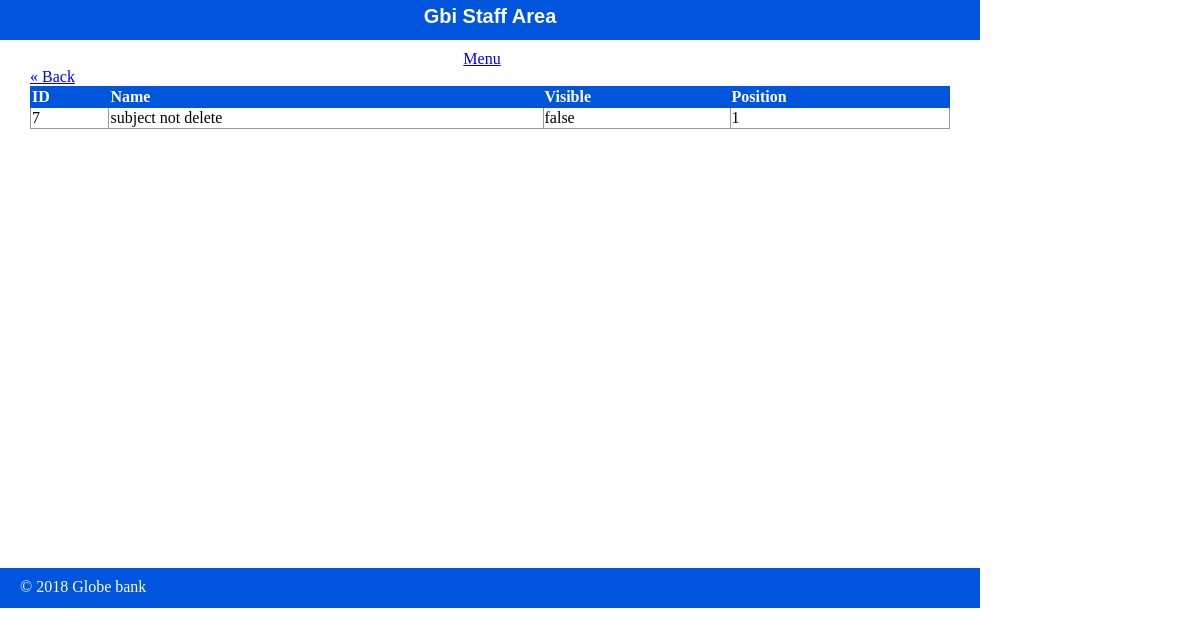
The page /staff/subjects/show.php?id=7 on the database its author committed.
### tables this page shows
CREATE TABLE `subjects` (
  `id` int(11) NOT NULL,
  `menu_name` varchar(255) DEFAULT NULL,
  `position` int(3) DEFAULT NULL,
  `visible` tinyint(1) DEFAULT NULL
);

### private/functions.php (called while the page is built, shortened)
<?php
function url_for($script_path){
  return WWW_ROOT . $script_path;
}
?>

### private/query_functions.php (called while the page is built, shortened)
<?php
  function find_subject_by_id($id){
    global $db;
    $sql = "SELECT * FROM subjects ";
    $sql .= "WHERE id='" . $id . "'";
    $result = mysqli_query($db, $sql);
    $subject = mysqli_fetch_assoc($result);
    return $subject;
  }
 ?>

### public/staff/subjects/show.php (the view, shortened to what this page needs)
<?php
  $id = $_GET['id'] ?? '1';
  $subject = find_subject_by_id($id);
 ?>
<?php include(SHARED_PATH . '/staff_header.php');?>
<div id="content">
<a href="<?php echo url_for('/staff/subjects/index.php');
?>">&laquo; Back</a>
<div class="subject show">
  <table class="list">
    <tr>
      <th>ID</th>
      <th>Name</th>
      <th>Visible</th>
      <th>Position</th>
    </tr>
    <tr>
      <td> <?php echo $subject['id'];?> </td>
      <td> <?php echo $subject['menu_name'];?> </td>
      <td> <?php echo $subject['visible'] == '1' ? 'true' : 'false'  ?> </td>
      <td> <?php echo $subject['position'];?> </td>
    </tr>
  </table>
</div>
</div>
<?php include(SHARED_PATH . '/staff_footer.php') ?>

### public/stylesheets/staff.css (style rules this page uses)
html { height: 100%; width: 100%; }
body { height: 980px; width: 100%; margin: 0; padding: 0; }
#content { width: 920px; min-height: 500px; padding: 0 30px; }
table { border-collapse: collapse; vertical-align: top; }
table.list { width: 100%; }
table.list tr td { border: 1px solid #999999; }
table.list tr th { border: 1px solid #0055DD; background: #0055DD; color: white; text-align: left; }

### rows shown on the page
subjects: id "7", menu_name "subject not delete", position "1"
